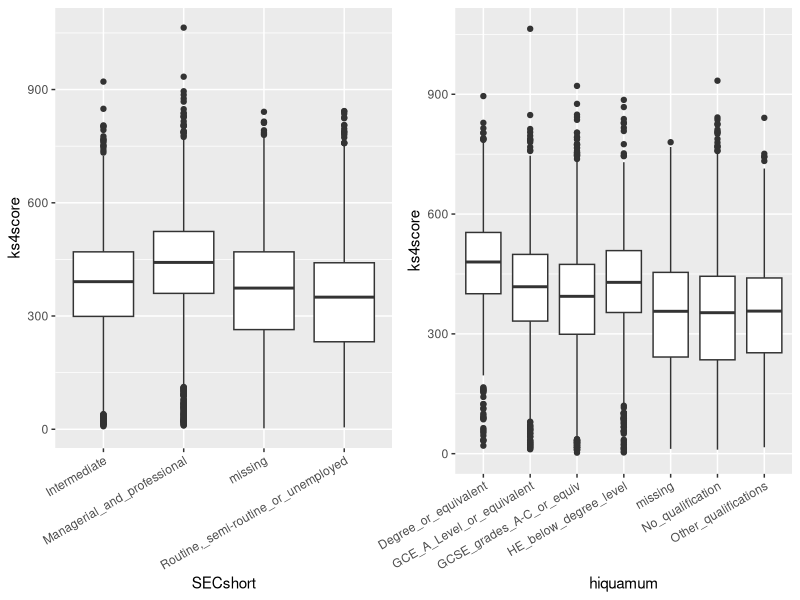
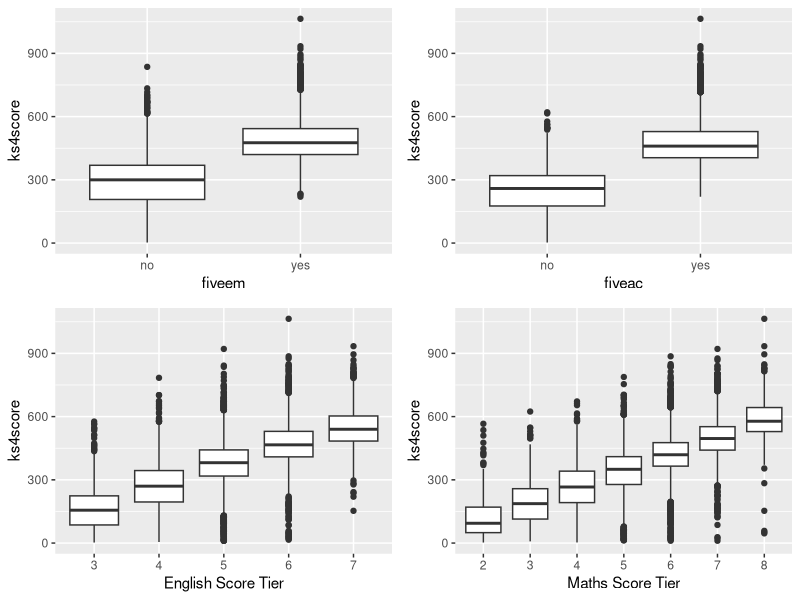
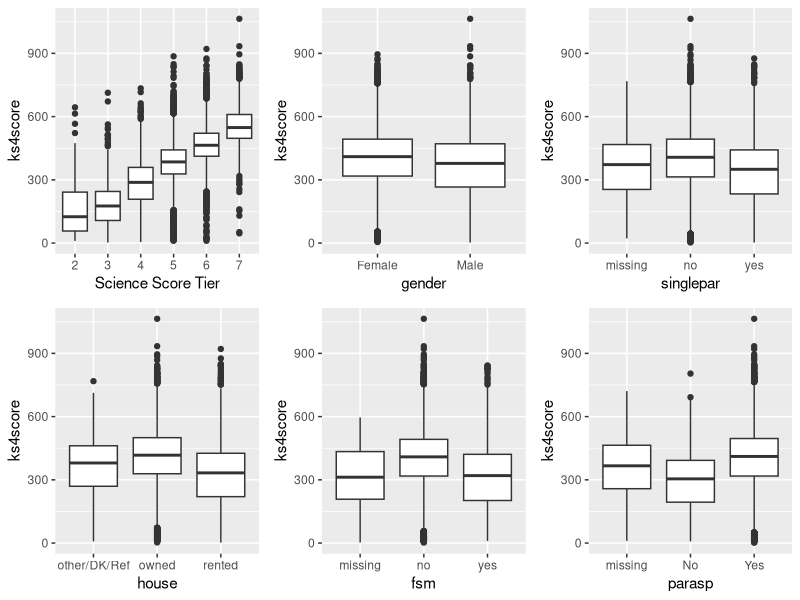
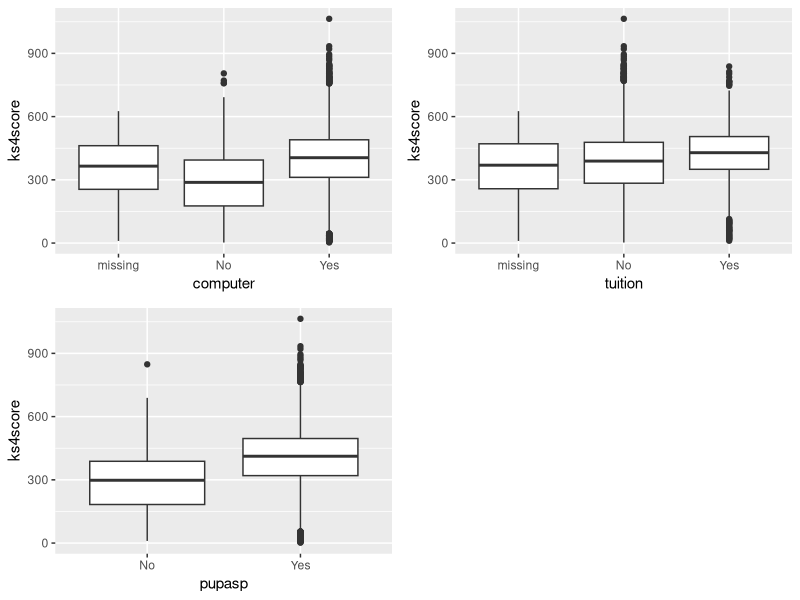
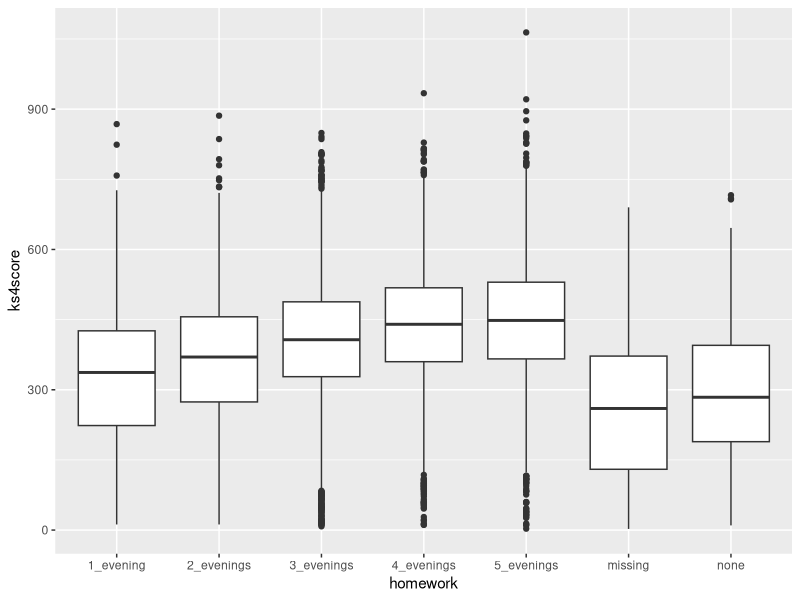
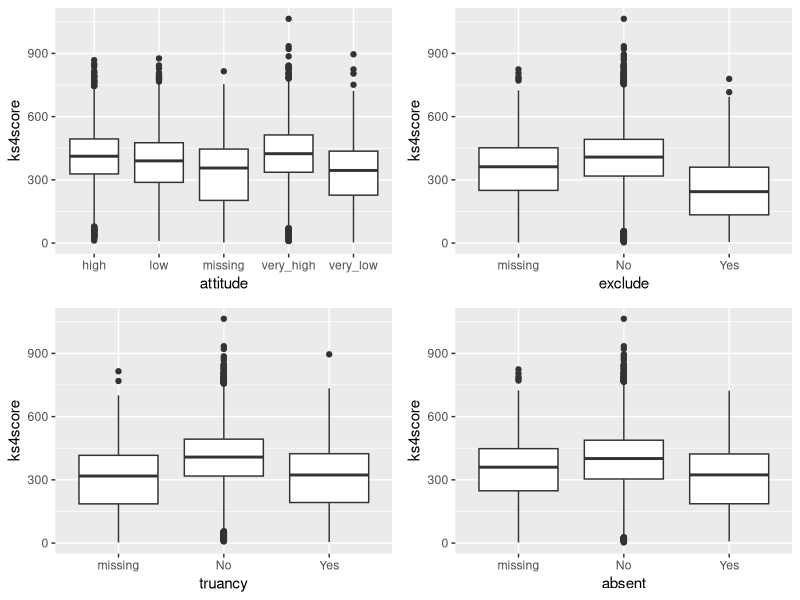
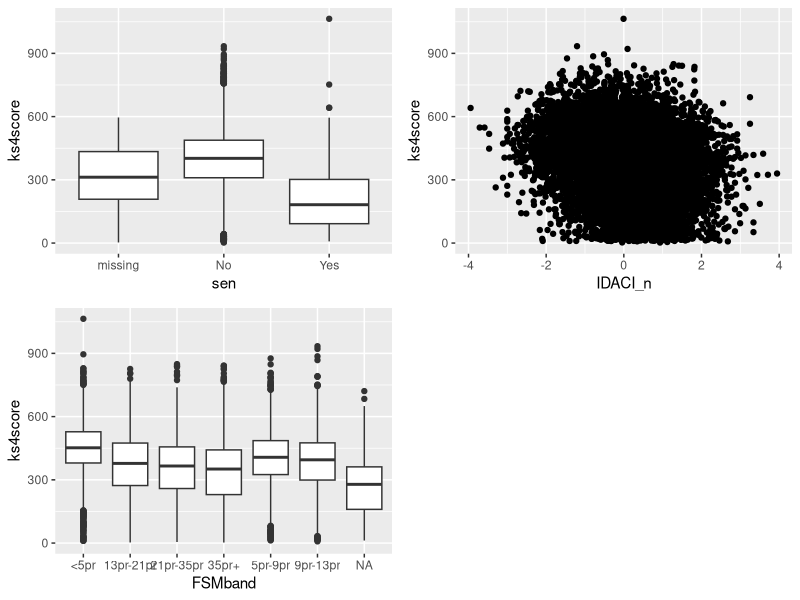
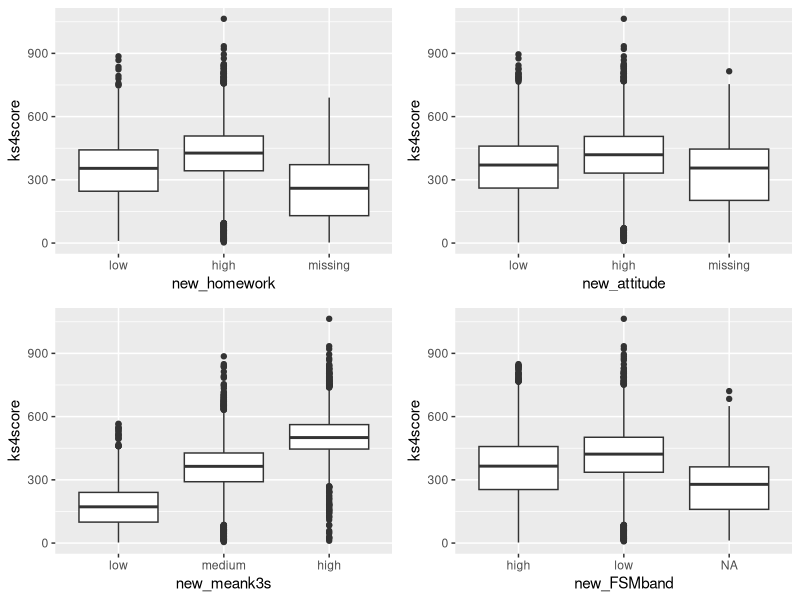

The R script that drew these images, in order:
library(car)
library(arm)
library(ggplot2)
library(gridExtra)


rw.data <- read.csv("RWNS_final.csv", header = TRUE,stringsAsFactors = TRUE)
head(rw.data)
summary(rw.data)
##---------plotting include missing points

p1 <- ggplot(rw.data, aes(x= fiveem, y=ks4score)) + geom_boxplot()
p2 <- ggplot(rw.data, aes(x= fiveac, y=ks4score)) + geom_boxplot()
p3 <- ggplot(rw.data, aes(x= factor(k3en), y=ks4score)) + geom_boxplot() + labs(x="English Score Tier")
p4 <- ggplot(rw.data, aes(x= factor(k3ma), y=ks4score)) + geom_boxplot() + labs(x="Maths Score Tier")
p5 <- ggplot(rw.data, aes(x= factor(k3sc), y=ks4score)) + geom_boxplot() +  labs(x="Science Score Tier")
p6 <- ggplot(rw.data, aes(x= gender, y=ks4score)) + geom_boxplot()
p7 <- ggplot(rw.data, aes(x= SECshort, y=ks4score)) + geom_boxplot() 
p8 <- ggplot(rw.data, aes(x= hiquamum, y=ks4score)) + geom_boxplot() 
p9 <- ggplot(rw.data, aes(x= singlepar, y=ks4score)) + geom_boxplot()
p10 <- ggplot(rw.data, aes(x= house, y=ks4score)) + geom_boxplot()
p11 <- ggplot(rw.data, aes(x= fsm, y=ks4score)) + geom_boxplot()
p12 <- ggplot(rw.data, aes(x= parasp, y=ks4score)) + geom_boxplot()
p13<-ggplot(rw.data, aes(x=computer, y=ks4score)) + geom_boxplot()
p14<-ggplot(rw.data, aes(x=tuition, y=ks4score)) + geom_boxplot()
p15<-ggplot(rw.data, aes(x=pupasp, y=ks4score)) + geom_boxplot()
p16<-ggplot(rw.data, aes(x=homework, y=ks4score)) + geom_boxplot()
p17<-ggplot(rw.data, aes(x=attitude, y=ks4score)) + geom_boxplot()
p18<-ggplot(rw.data, aes(x=sen, y=ks4score)) + geom_boxplot()
p19<-ggplot(rw.data, aes(x=truancy, y=ks4score)) + geom_boxplot()
p20<-ggplot(rw.data, aes(x=absent, y=ks4score)) + geom_boxplot()
p21<-ggplot(rw.data, aes(x=exclude, y=ks4score)) + geom_boxplot()
p22<-ggplot(rw.data, aes(x=IDACI_n, y=ks4score)) + geom_point()
p23<-ggplot(rw.data, aes(x=FSMband, y=ks4score)) + geom_boxplot()

p7 <- p7 +  theme(axis.text.x = element_text(angle = 30, vjust = 1, hjust=1))
p8 <- p8 + theme(axis.text.x = element_text(angle = 30, vjust = 1, hjust=1))
grid.arrange( p7, p8, ncol =2, nrow=1)

grid.arrange(p1, p2, p3, p4, ncol =2, nrow=2)
grid.arrange(p5, p6, p9, p10,p11,p12, ncol =3, nrow=2)
grid.arrange(p13,p14,p15,nrow=2)
grid.arrange(p16,nrow=1)
grid.arrange(p17,p21,p19,p20,nrow=2)
grid.arrange(p18,p22,p23,nrow=2)

##--- singlepar, house, fsm, parasp, tuition, computer, attitude, exclude, truancy, absent, sen, fsmband

##----change the baselines
rw.data$SECshort <- relevel(rw.data$SECshort, ref = "Routine,_semi-routine_or_unemployed")
rw.data$hiqumum <- relevel(rw.data$hiquamum, ref = "No_qualification")
rw.data$singlepar <- relevel(rw.data$singlepar, ref = "yes")
rw.data$house <- relevel(rw.data$house, ref = "rented")
rw.data$fsm <- relevel(rw.data$fsm, ref = "yes")
rw.data$parasp <- relevel(rw.data$parasp, ref = "No")
rw.data$computer <- relevel(rw.data$computer, ref = "No")
rw.data$tuition <- relevel(rw.data$tuition, ref = "No")
rw.data$homework <- relevel(rw.data$homework, ref = "none")
rw.data$attitude <- relevel(rw.data$attitude, ref = "very_low")
rw.data$sen <- relevel(rw.data$sen, ref = "Yes")
rw.data$truancy <- relevel(rw.data$truancy, ref = "Yes")
rw.data$absent <- relevel(rw.data$absent, ref = "Yes")
rw.data$exclude <- relevel(rw.data$exclude, ref = "Yes")
rw.data$FSMband <- relevel(rw.data$FSMband, ref = "35pr+")

#duplicate data
new.rw.data <- rw.data


##---homework
new.rw.data$new_homework <- new.rw.data$homework
levels(new.rw.data$new_homework)[levels(new.rw.data$new_homework)%in%
                                   c("none","1_evening","2_evenings")] <- "low"
levels(new.rw.data$new_homework)[levels(new.rw.data$new_homework)%in%
                                   c("3_evenings","4_evenings","5_evenings")] <- "high"
summary(new.rw.data$new_homework)
p25<-ggplot(new.rw.data, aes(x=new_homework, y=ks4score)) + geom_boxplot()

##---attitude
new.rw.data$new_attitude <- new.rw.data$attitude
levels(new.rw.data$new_attitude)[levels(new.rw.data$new_attitude)%in%
                                   c("low","very_low")] <- "low"
levels(new.rw.data$new_attitude)[levels(new.rw.data$new_attitude)%in%
                                   c("high","very_high")] <- "high"
summary(new.rw.data$new_attitude)
p27<-ggplot(new.rw.data, aes(x=new_attitude, y=ks4score)) + geom_boxplot()


##---k3ma, k3en and k3sc
cor(new.rw.data$k3en,new.rw.data$k3ma)
cor(new.rw.data$k3en,new.rw.data$k3sc)
cor(new.rw.data$k3sc,new.rw.data$k3ma)
##---the k3s have strong correlation

meank3s <- (new.rw.data$k3en+new.rw.data$k3ma+new.rw.data$k3sc)/3
table(meank3s)
meank3s <- as.factor(meank3s)
new.rw.data$meank3s <- meank3s
summary(new.rw.data)

new.rw.data$new_meank3s <- new.rw.data$meank3s
levels(new.rw.data$new_meank3s)[levels(new.rw.data$new_meank3s)%in%
                                  c("2.33333333333333","2.66666666666667","3","3.33333333333333","3.66666666666667")] <- "low"
levels(new.rw.data$new_meank3s)[levels(new.rw.data$new_meank3s)%in%
                                  c("4","4.33333333333333","4.66666666666667","5","5.33333333333333","5.66666666666667")] <- "medium"
levels(new.rw.data$new_meank3s)[levels(new.rw.data$new_meank3s)%in%
                                  c("6","6.33333333333333","6.66666666666667","7","7.33333333333333")] <- "high"
summary(new.rw.data$new_meank3s)
p24<-ggplot(new.rw.data, aes(x=new_meank3s, y=ks4score)) + geom_boxplot()


##---FSMband
new.rw.data$new_FSMband <- new.rw.data$FSMband
levels(new.rw.data$new_FSMband)[levels(new.rw.data$new_FSMband)%in%
                                  c("<5pr","5pr-9pr","9pr-13pr")] <- "low"
levels(new.rw.data$new_FSMband)[levels(new.rw.data$new_FSMband)%in%
                                  c("13pr-21pr","21pr-35pr","35pr+")] <- "high"
summary(new.rw.data$new_FSMband)
p28<-ggplot(new.rw.data, aes(x=new_FSMband, y=ks4score)) + geom_boxplot()


##---SECshort
new.rw.data$new_secshort <- new.rw.data$SECshort

levels(new.rw.data$new_secshort)[levels(new.rw.data$new_secshort) %in% c("Intermediate","Routine,_semi-routine_or_unemployed")] <- "non-professional"
levels(new.rw.data$new_secshort)[levels(new.rw.data$new_secshort) %in% c("Managerial_and_professional")] <- "professional"

summary(new.rw.data$new_secshort)
p29<-ggplot(new.rw.data, aes(x=new_secshort, y=ks4score)) + geom_boxplot()

##---hiquamum
new.rw.data$new_hiquamum <- new.rw.data$hiquamum

levels(new.rw.data$new_hiquamum)[levels(new.rw.data$new_hiquamum) %in% c("GCE_A_Level_or_equivalent","HE_below_degree_level")] <- "Pre-university-equivalent"

summary(new.rw.data$new_hiquamum)

grid.arrange(p25, p27, p24, p28, ncol =2, nrow=2)

#note
# use meank3s, remove fsm, tuition, new_secshort, idacn 

##---first regression
ks4score.all.lm <-lm(ks4score ~ factor(fiveac)+factor(fiveem)
                     + factor(k3en) + factor(k3ma) + factor(k3sc)
                     +factor(gender)+factor(new_secshort)+factor(new_hiquamum)
                     +factor(singlepar)+factor(house)+factor(fsm)
                     +factor(parasp)+factor(computer)+factor(tuition)+factor(pupasp)
                     +factor(new_homework)+factor(new_attitude)+factor(sen)+factor(truancy)
                     +factor(absent)+factor(exclude)+IDACI_n+factor(new_FSMband)
                     ,data=new.rw.data)
Anova(ks4score.all.lm)

##---remove new_secshort which has the largest p-value
ks4score.all.lm2 <-lm(ks4score ~ factor(fiveac)+factor(fiveem)
                      + factor(k3en) + factor(k3ma) + factor(k3sc)
                      +factor(gender)+factor(new_hiquamum)
                      +factor(singlepar)+factor(house)+factor(fsm)
                      +factor(parasp)+factor(computer)+factor(tuition)+factor(pupasp)
                      +factor(new_homework)+factor(new_attitude)+factor(sen)+factor(truancy)
                      +factor(absent)+factor(exclude)+IDACI_n+factor(new_FSMband)
                      ,data=new.rw.data)
Anova(ks4score.all.lm2)

##---remove tuition which has the largest p-value
ks4score.all.lm3 <-lm(ks4score ~ factor(fiveac)+factor(fiveem)
                      + factor(k3en) + factor(k3ma) + factor(k3sc)
                      +factor(gender)+factor(new_hiquamum)
                      +factor(singlepar)+factor(house)+factor(fsm)
                      +factor(parasp)+factor(computer)+factor(pupasp)
                      +factor(new_homework)+factor(new_attitude)+factor(sen)+factor(truancy)
                      +factor(absent)+factor(exclude)+IDACI_n+factor(new_FSMband)
                      ,data=new.rw.data)
Anova(ks4score.all.lm3)

##---remove fsm which has the largest p-value
ks4score.all.lm4 <-lm(ks4score ~ factor(fiveac)+factor(fiveem)
                      + factor(k3en) + factor(k3ma) + factor(k3sc)
                      +factor(gender)+factor(new_hiquamum)
                      +factor(singlepar)+factor(house)
                      +factor(parasp)+factor(computer)+factor(pupasp)
                      +factor(new_homework)+factor(new_attitude)+factor(sen)+factor(truancy)
                      +factor(absent)+factor(exclude)+IDACI_n+factor(new_FSMband)
                      ,data=new.rw.data)
Anova(ks4score.all.lm4)

##---remove new_hiquamum  which has the largest p-value
ks4score.all.lm5 <-lm(ks4score ~ factor(fiveac)+factor(fiveem)
                      + factor(k3en) + factor(k3ma) + factor(k3sc)
                      +factor(gender)
                      +factor(singlepar)+factor(house)
                      +factor(parasp)+factor(computer)+factor(pupasp)
                      +factor(new_homework)+factor(new_attitude)+factor(sen)+factor(truancy)
                      +factor(absent)+factor(exclude)+IDACI_n+factor(new_FSMband)
                      ,data=new.rw.data)
Anova(ks4score.all.lm5)

##---remove parasp  which has the largest p-value
ks4score.all.lm6 <-lm(ks4score ~ factor(fiveac)+factor(fiveem)
                      + factor(k3en) + factor(k3ma) + factor(k3sc)
                      +factor(gender)
                      +factor(singlepar)+factor(house)
                      +factor(computer)+factor(pupasp)
                      +factor(new_homework)+factor(new_attitude)+factor(sen)+factor(truancy)
                      +factor(absent)+factor(exclude)+IDACI_n+factor(new_FSMband)
                      ,data=new.rw.data)
Anova(ks4score.all.lm6)

vif(ks4score.all.lm6)
##---All remaining predictors are statistical significant at 5% level. 


new.rw.data.2 <- subset(new.rw.data, singlepar!="missing"&house!="other/DK/Ref"&computer!="missing"&
                        homework!="missing"&attitude!="missing"&sen!="missing"&
                        truancy!="missing"&absent!="missing"&exclude!="missing"&
                        FSMband!="NA")
summary(new.rw.data.2)

#check significant predictors
ks4score.all.lm7 <-lm(ks4score ~ factor(fiveac)+factor(fiveem)
                      + factor(k3en) + factor(k3ma) + factor(k3sc)
                      +factor(gender)
                      +factor(singlepar)+factor(house)
                      +factor(computer)+factor(pupasp)
                      +factor(new_homework)+factor(new_attitude)+factor(sen)+factor(truancy)
                      +factor(absent)+factor(exclude)+IDACI_n+factor(new_FSMband)
                      ,data=new.rw.data.2)
Anova(ks4score.all.lm7)

##---remove IDACI_n  which has the largest p-value
ks4score.all.lm8 <-lm(ks4score ~ factor(fiveac)+factor(fiveem)
                      + factor(k3en) + factor(k3ma) + factor(k3sc)
                      +factor(gender)
                      +factor(singlepar)+factor(house)
                      +factor(computer)+factor(pupasp)
                      +factor(new_homework)+factor(new_attitude)+factor(sen)+factor(truancy)
                      +factor(absent)+factor(exclude)+factor(new_FSMband)
                      ,data=new.rw.data.2)
Anova(ks4score.all.lm8)

##---remove absent which has the largest p-value
ks4score.all.lm9 <-lm(ks4score ~ factor(fiveac)+factor(fiveem)
                      + factor(k3en) + factor(k3ma) + factor(k3sc)
                      +factor(gender)
                      +factor(singlepar)+factor(house)
                      +factor(computer)+factor(pupasp)
                      +factor(new_homework)+factor(new_attitude)+factor(sen)+factor(truancy)
                      +factor(exclude)+factor(new_FSMband)
                      ,data=new.rw.data.2)
Anova(ks4score.all.lm9)
vif(ks4score.all.lm9)
##---All remaining predictors are statistical significant at 5% level. 


##--k3ma, k3en, k3sc
ks4score.k3en <-lm(ks4score ~ factor(fiveac)+factor(fiveem)
                      +factor(k3en)
                      +factor(gender)
                      +factor(singlepar)+factor(house)
                      +factor(computer)+factor(pupasp)
                      +factor(new_homework)+factor(new_attitude)+factor(sen)+factor(truancy)
                      +factor(exclude)+factor(new_FSMband)
                      ,data=new.rw.data.2)
summary(ks4score.k3en)
##---Multiple R-Squared =  0.6602 RRE = 81.89

ks4score.k3ma <-lm(ks4score ~ factor(fiveac)+factor(fiveem)
                   +factor(k3ma)
                   +factor(gender)
                   +factor(singlepar)+factor(house)
                   +factor(computer)+factor(pupasp)
                   +factor(new_homework)+factor(new_attitude)+factor(sen)+factor(truancy)
                   +factor(exclude)+factor(new_FSMband)
                   ,data=new.rw.data.2)
summary(ks4score.k3ma)
##---Multiple R-Squared =  0.6754 RRE = 80.04

ks4score.k3sc <-lm(ks4score ~ factor(fiveac)+factor(fiveem)
                   +factor(k3sc)
                   +factor(gender)
                   +factor(singlepar)+factor(house)
                   +factor(computer)+factor(pupasp)
                   +factor(new_homework)+factor(new_attitude)+factor(sen)+factor(truancy)
                   +factor(exclude)+factor(new_FSMband)
                   ,data=new.rw.data.2)
summary(ks4score.k3sc)
##---Multiple R-Squared =  0.6712 RRE = 80.55
##---as k3ma has the highest Multiple R-Squared value + these predictors are highly correlated (correlation & vif), omit k3en & k3sc

ks4score.all.lm10 <-lm(ks4score ~ factor(fiveac)+factor(fiveem)
                      + factor(k3ma)
                      +factor(gender)
                      +factor(singlepar)+factor(house)
                      +factor(computer)+factor(pupasp)
                      +factor(new_homework)+factor(new_attitude)+factor(sen)+factor(truancy)
                      +factor(exclude)+factor(new_FSMband)
                      ,data=new.rw.data.2)
Anova(ks4score.all.lm10)
vif(ks4score.all.lm10)

##---fiveav and fiveem
ks4score.k3ma.fiveac <-lm(ks4score ~ factor(k3ma)+factor(fiveac),data=new.rw.data.2)
summary(ks4score.k3ma.fiveac)
##---Multiple R-Squared = 0.6471

ks4score.k3ma.fiveem <-lm(ks4score ~ factor(k3ma)+factor(fiveem),data=new.rw.data.2)
summary(ks4score.k3ma.fiveem)
##---Multiple R-Squared = 0.5639
##---as fiveac has the highest Multiple R-Squared value, omit fiveem
##--- both predictors are highly correlated (vif)

ks4score.all.lm11 <-lm(ks4score ~ factor(fiveac)
                       + factor(k3ma)
                       +factor(gender)
                       +factor(singlepar)+factor(house)
                       +factor(computer)+factor(pupasp)
                       +factor(new_homework)+factor(new_attitude)+factor(sen)+factor(truancy)
                       +factor(exclude)+factor(new_FSMband)
                       ,data=new.rw.data.2)
Anova(ks4score.all.lm11)
vif(ks4score.all.lm11)


##---truancy, absent and exclude
ks4score.k3ma <-lm(ks4score ~ factor(k3ma) ,data=new.rw.data.2)
summary(ks4score.k3ma)
##---Multiple R-Squared = 0.4842

ks4score.k3ma.truancy <-lm(ks4score ~ factor(k3ma)+factor(truancy),data=new.rw.data.2)
summary(ks4score.k3ma.truancy)
##---Multiple R-Squared = 0.4942


ks4score.k3ma.exclude <-lm(ks4score ~ factor(k3ma)+factor(exclude),data=new.rw.data.2)
summary(ks4score.k3ma.exclude)
##---Multiple R-Squared = 0.5043
##---as exclude has the highest Multiple R-Squared value, omit absent and truancy


ks4score.k3ma.newhom <-lm(ks4score ~ factor(k3ma)+factor(new_homework),data=new.rw.data.2)
summary(ks4score.k3ma.newhom)
##---Multiple R-Squared = 0.4957

ks4score.k3ma.pupasp <-lm(ks4score ~ factor(k3ma)+factor(pupasp),data=new.rw.data.2)
##---Multiple R-Squared = 0.4988
##---as pupasp has the highest Multiple R-Squared value, omit new_homework


#---singlepar, house and computer
ks4score.k3ma.sgp <-lm(ks4score ~ k3ma+factor(singlepar),data=new.rw.data.2)
summary(ks4score.k3ma.sgp)
##---Multiple R-Squared = 0.4899

ks4score.k3ma.house <-lm(ks4score ~ k3ma+factor(house),data=new.rw.data.2)
summary(ks4score.k3ma.house)
##---Multiple R-Squared = 0.4909

ks4score.k3ma.cpt <-lm(ks4score ~ k3ma +factor(computer),data=new.rw.data.2)
summary(ks4score.k3ma.cpt)
##---Multiple R-Squared = 0.4906
##---as house has the highest Multiple R-Squared value, omit singlepar and computer
## The estimate coefficient for the two predictors (house& signlepar) are roughly the same. it means that they have the same relationships. single parents less linkely to own a house. 

# predictor elimination sorely based on r-squared is not solid.
# grouping computer with singlepar & house does not have a solid reason other than the boxplot
# I got to reject absent through f-test
# fsm sum sq is not 0 
# new_fsmband cannot be rejected if k3ma is treated as a factor

ks4score.all.lm12 <-lm(ks4score ~ factor(fiveac)
                       +k3ma
                       +factor(gender)
                       +factor(house)
                       +factor(pupasp)
                       +factor(new_attitude)+factor(sen)
                       +factor(exclude)+factor(new_FSMband)
                       ,data=new.rw.data.2)
Anova(ks4score.all.lm12)
vif(ks4score.all.lm12)
summary(ks4score.all.lm12)

final_model <- lm(ks4score ~ factor(fiveac)
                  +k3ma
                  +factor(gender)
                  +factor(house)
                  +factor(pupasp)
                  +factor(new_attitude)+factor(sen)
                  +factor(exclude)
                  ,data=new.rw.data.2)
Anova(final_model)
summary(final_model)
